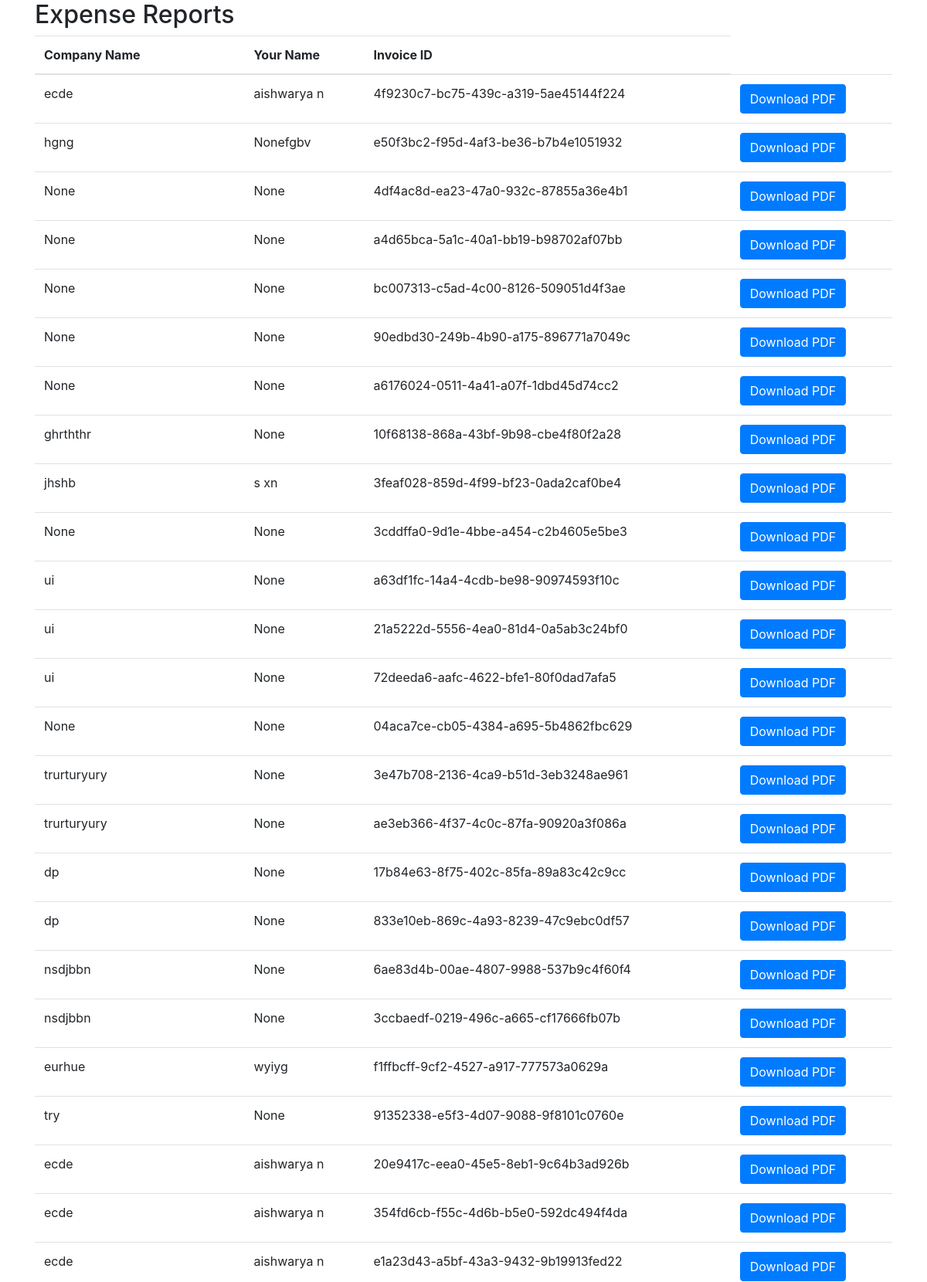
Screenshot of /Expenseslist/ (upper part) with the database file from the repository.
### myapp/models.py (models this page shows, shortened)
class ExpenseReport(models.Model):
    company_name = models.CharField(max_length=100)
    your_name = models.CharField(max_length=100)
    company_address = models.CharField(max_length=100)
    city = models.CharField(max_length=100)
    state = models.CharField(max_length=100)
    country = models.CharField(max_length=100)
    report_from = models.CharField(max_length=100)
    report_to = models.CharField(max_length=100)
    date_from = models.DateTimeField()
    date_to = models.DateTimeField()
    invoice_id = models.CharField(max_length=50, blank=True, null=True, unique=True)

### myapp/views.py (the view)
# urls.py: path('Expenseslist/', expense_report_list_view, name='expense_report_list_view'),
def expense_report_list_view(request):
    reports = ExpenseReport.objects.all()
    return render(request, 'expense_report_list.html', {'reports': reports})

### myapp/templates/expense_report_list.html (shortened to what this page needs)
<!DOCTYPE html>
<html lang="en">
<head>
    <link rel="stylesheet" href="https://stackpath.bootstrapcdn.com/bootstrap/4.5.2/css/bootstrap.min.css">
</head>
<body>
<div class="container">
    <h2>Expense Reports</h2>
    <table class="table">
        <thead>
            <tr>
                <th>Company Name</th>
                <th>Your Name</th>
                <th>Invoice ID</th>
            </tr>
        </thead>
        <tbody>
            {% for report in reports %}
            <tr>
                <td>{{ report.company_name }}</td>
                <td>{{ report.your_name }}</td>
                <td>{{ report.invoice_id }}</td>
                <td>
                    <a href="{% url 'generate_expense_report_pdf' report.id %}" class="btn btn-primary">Download PDF</a>
                </td>
            </tr>
            {% endfor %}
        </tbody>
    </table>
</div>
</body>
</html>

### rows the page displays
ExpenseReport: company_name "ecde", your_name "aishwarya n", invoice_id "4f9230c7-bc75-439c-a319-5ae45144f224"
ExpenseReport: company_name "hgng", your_name "Nonefgbv", invoice_id "e50f3bc2-f95d-4af3-be36-b7b4e1051932"
ExpenseReport: company_name "None", your_name "None", invoice_id "4df4ac8d-ea23-47a0-932c-87855a36e4b1"
ExpenseReport: company_name "None", your_name "None", invoice_id "a4d65bca-5a1c-40a1-bb19-b98702af07bb"
ExpenseReport: company_name "None", your_name "None", invoice_id "bc007313-c5ad-4c00-8126-509051d4f3ae"
ExpenseReport: company_name "None", your_name "None", invoice_id "90edbd30-249b-4b90-a175-896771a7049c"
ExpenseReport: company_name "None", your_name "None", invoice_id "a6176024-0511-4a41-a07f-1dbd45d74cc2"
ExpenseReport: company_name "ghrththr", your_name "None", invoice_id "10f68138-868a-43bf-9b98-cbe4f80f2a28"
ExpenseReport: company_name "jhshb", your_name "s xn", invoice_id "3feaf028-859d-4f99-bf23-0ada2caf0be4"
ExpenseReport: company_name "None", your_name "None", invoice_id "3cddffa0-9d1e-4bbe-a454-c2b4605e5be3"
ExpenseReport: company_name "ui", your_name "None", invoice_id "a63df1fc-14a4-4cdb-be98-90974593f10c"
ExpenseReport: company_name "ui", your_name "None", invoice_id "21a5222d-5556-4ea0-81d4-0a5ab3c24bf0"
ExpenseReport: company_name "ui", your_name "None", invoice_id "72deeda6-aafc-4622-bfe1-80f0dad7afa5"
ExpenseReport: company_name "None", your_name "None", invoice_id "04aca7ce-cb05-4384-a695-5b4862fbc629"
ExpenseReport: company_name "trurturyury", your_name "None", invoice_id "3e47b708-2136-4ca9-b51d-3eb3248ae961"
ExpenseReport: company_name "trurturyury", your_name "None", invoice_id "ae3eb366-4f37-4c0c-87fa-90920a3f086a"
ExpenseReport: company_name "dp", your_name "None", invoice_id "17b84e63-8f75-402c-85fa-89a83c42c9cc"
ExpenseReport: company_name "dp", your_name "None", invoice_id "833e10eb-869c-4a93-8239-47c9ebc0df57"
ExpenseReport: company_name "nsdjbbn", your_name "None", invoice_id "6ae83d4b-00ae-4807-9988-537b9c4f60f4"
ExpenseReport: company_name "nsdjbbn", your_name "None", invoice_id "3ccbaedf-0219-496c-a665-cf17666fb07b"
ExpenseReport: company_name "eurhue", your_name "wyiyg", invoice_id "f1ffbcff-9cf2-4527-a917-777573a0629a"
ExpenseReport: company_name "try", your_name "None", invoice_id "91352338-e5f3-4d07-9088-9f8101c0760e"
ExpenseReport: company_name "ecde", your_name "aishwarya n", invoice_id "20e9417c-eea0-45e5-8eb1-9c64b3ad926b"
ExpenseReport: company_name "ecde", your_name "aishwarya n", invoice_id "354fd6cb-f55c-4d6b-b5e0-592dc494f4da"
ExpenseReport: company_name "ecde", your_name "aishwarya n", invoice_id "e1a23d43-a5bf-43a3-9432-9b19913fed22"
